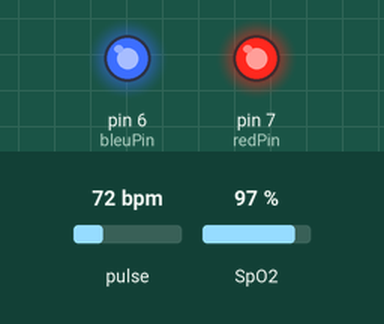
This sketch was run on a simulated Arduino Uno, built with avr-gcc and run on an emulated ATmega328P. Parts: output pins drawn as LEDs (lit = HIGH). Inputs (shaded band) come from the test bench; at power-on: pulse 72 bpm, SpO2 97 %. What the sketch prints to the serial monitor is not drawn.

Above: at 1.2 s.
1.3 s: pulse set to 42 bpm
At 4.9 s:
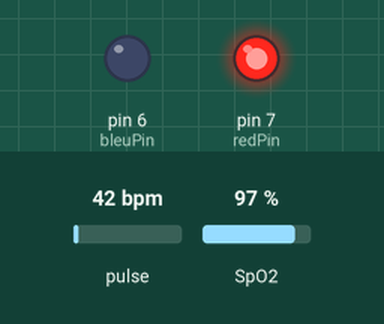
5.5 s: pulse set to 49 bpm
7.2 s: pulse set to 53 bpm
At 8.4 s:
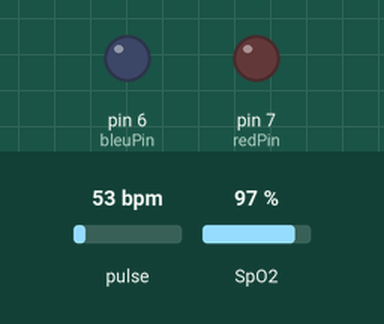
Timing chart, 0 to 10.2 s (numbered marks = the images above; inputs shaded):
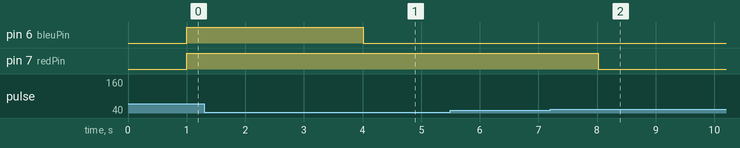

Measured:
- the behaviour switches between 50 and 51 bpm on pulse (found by bisection; images 1 and 2)
- after the input at 1.3 s, pin 6 (bleuPin): HIGH → LOW after 2.7 s instead of 1.7 s; pin 7 (redPin): stays HIGH (without the input it goes to LOW after 1.7 s)
- after the input at 5.5 s, every drawn part: stays the same
- after the input at 7.2 s, pin 7 (redPin): HIGH → LOW after 0.82 s

The sketch:

pulse.ino
```cpp
#include <Wire.h>
#include "MAX30100_PulseOximeter.h"

#define REPORTING_PERIOD_MS     1000

// PulseOximeter is the higher level interface to the sensor
// it offers:
//  * beat detection reporting
//  * heart rate calculation
//  * SpO2 (oxidation level) calculation
PulseOximeter pox;

uint32_t tsLastReport = 0;
const int redPin = 7;
const int bleuPin = 6;

// Callback (registered below) fired when a pulse is detected
void onBeatDetected()
{
    Serial.println("Beat!");
}

void setup()
{
    pinMode (redPin, OUTPUT);
    pinMode (bleuPin , OUTPUT);

    Serial.begin(115200);

    Serial.print("Initializing pulse oximeter..");

    // Initialize the PulseOximeter instance
    // Failures are generally due to an improper I2C wiring, missing power supply
    // or wrong target chip
    if (!pox.begin()) {
        Serial.println("FAILED");
        for(;;);
    } else {
        Serial.println("SUCCESS");
    }

    // The default current for the IR LED is 50mA and it could be changed
    //   by uncommenting the following line. Check MAX30100_Registers.h for all the
    //   available options.
    // pox.setIRLedCurrent(MAX30100_LED_CURR_7_6MA);

    // Register a callback for the beat detection
    pox.setOnBeatDetectedCallback(onBeatDetected);
}

void loop()
{
    // Make sure to call update as fast as possible
    pox.update();

    // Asynchronously dump heart rate and oxidation levels to the serial
    // For both, a value of 0 means "invalid"
    if (millis() - tsLastReport > REPORTING_PERIOD_MS) {
        Serial.print("Heart rate:");
        Serial.print(pox.getHeartRate());
        if (pox.getHeartRate() > 110){
          digitalWrite(redPin, HIGH);
          Serial.print(" Heartbeat is too high! ");
        }
        if (pox.getHeartRate() < 50){
          digitalWrite(redPin, HIGH);
          Serial.print(" Heartbeat is too low! ");
        }
         if (pox.getHeartRate() < 110 and pox.getHeartRate() > 50 ){
          digitalWrite(redPin, LOW);
          Serial.print(" Heart beat is normal! " );
        }

        Serial.print("bpm / SpO2:");
        Serial.print(pox.getSpO2());
        Serial.println("%");
         if (pox.getSpO2() < 50){
          digitalWrite(bleuPin, HIGH);
          Serial.print(" Saturation level is too low! ");
        }
        if (pox.getSpO2() > 50){
          digitalWrite(bleuPin, LOW);
          Serial.print(" Saturation level is normal! ");
        }

        tsLastReport = millis();
    }
}
```
